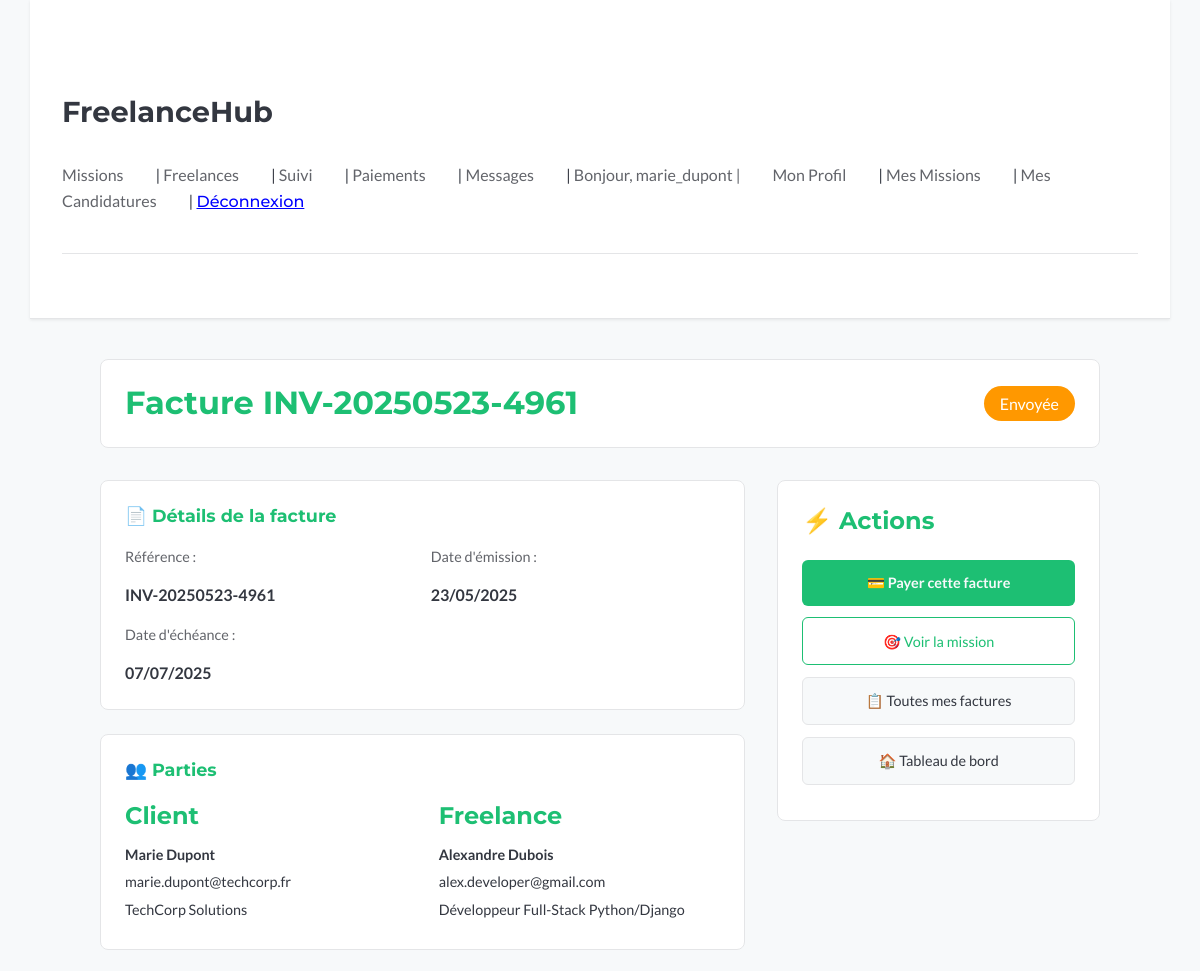
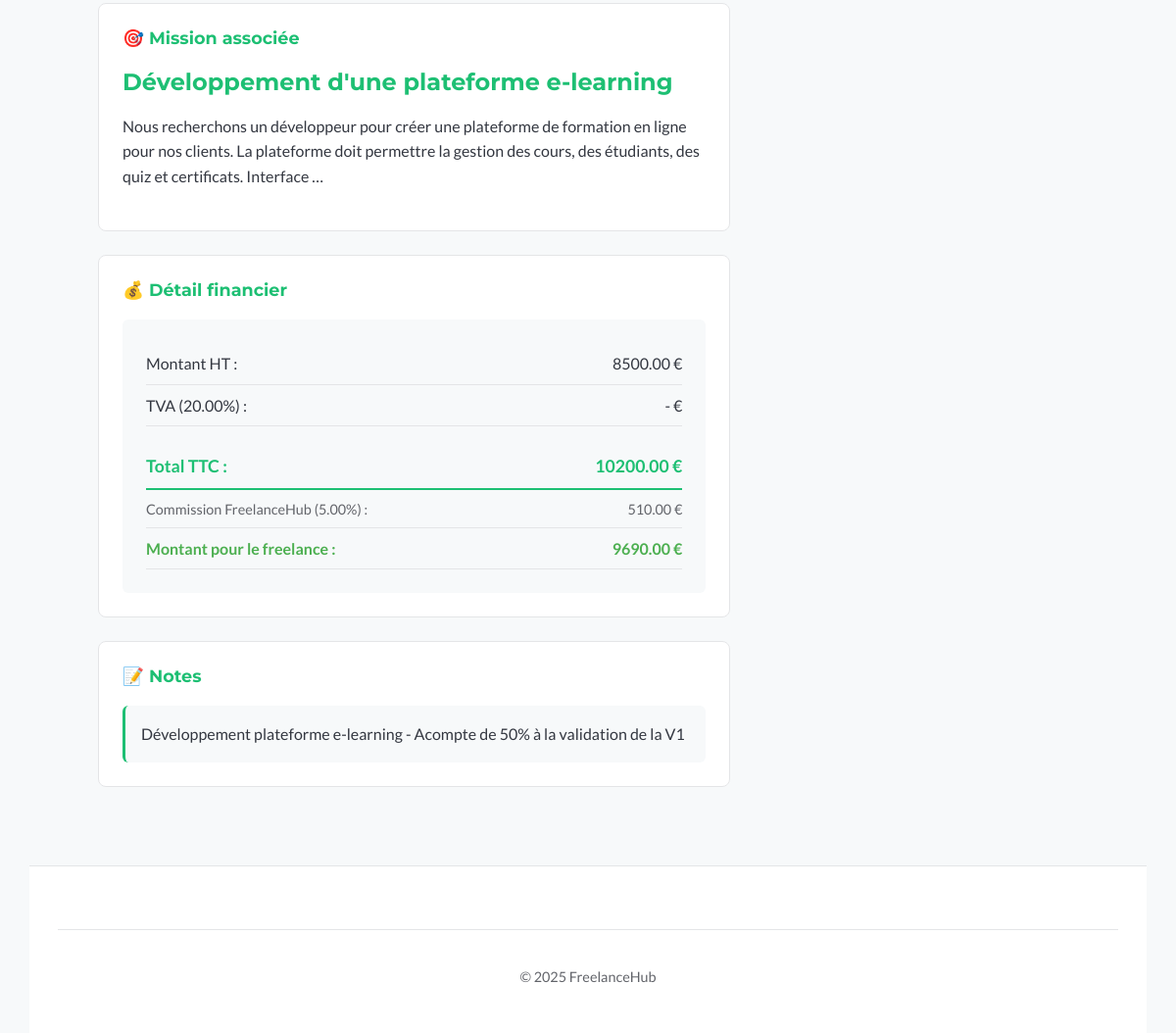
Screenshot of /payments/invoice/2/ (signed in) with the database file from the repository (2 pictures, top to bottom).
### payments/models.py (models this page shows, shortened)
class Facture(models.Model):
    mission = models.ForeignKey(
        'missions.Mission',
        on_delete=models.SET_NULL,
        null=True,
        blank=True,
        related_name='factures',
        verbose_name="Mission associée"
    )
    client = models.ForeignKey(
        settings.AUTH_USER_MODEL,
        on_delete=models.PROTECT,
        related_name='factures_recues',
        verbose_name="Client facturé"
    )
    freelance = models.ForeignKey(
        settings.AUTH_USER_MODEL,
        on_delete=models.PROTECT,
        related_name='factures_emises',
        verbose_name="Freelance émetteur"
    )
    reference_facture = models.CharField(
        max_length=100,
        unique=True,
        verbose_name="Référence unique",
        default=generate_invoice_reference
    )
    montant_ht = models.DecimalField(
        max_digits=10,
        decimal_places=2,
        verbose_name="Montant HT (€)",
        validators=[MinValueValidator(Decimal('0.01'))]
    )
    tva_taux = models.DecimalField(
        max_digits=5,
        decimal_places=2,
        default=0.00,
        verbose_name="Taux TVA (%)",
        validators=[MinValueValidator(Decimal('0.00'))]
    )
    montant_ttc = models.DecimalField(
        max_digits=10,
        decimal_places=2,
        verbose_name="Montant TTC (€)",
        default=0.00
    )
    commission_taux = models.DecimalField(
        max_digits=5,
        decimal_places=2,
        default=5.00,
        verbose_name="Taux de commission (%)",
        help_text="Commission de FreelanceHub"
    )
    commission_montant = models.DecimalField(
        max_digits=10,
        decimal_places=2,
        default=0.00,
        verbose_name="Montant de commission (€)"
    )
    montant_freelance = models.DecimalField(
        max_digits=10,
        decimal_places=2,
        default=0.00,
        verbose_name="Montant pour le freelance (€)"
    )
    date_emission = models.DateTimeField(auto_now_add=True, verbose_name="Date d'émission")
    date_echeance = models.DateField(verbose_name="Date d'échéance")
    date_paiement = models.DateTimeField(null=True, blank=True, verbose_name="Date de paiement")
    statut = models.CharField(
        max_length=20,
        choices=FactureStatus.choices,
        default=FactureStatus.DRAFT,
        verbose_name="Statut"
    )
    notes = models.TextField(blank=True, null=True, verbose_name="Notes / Détails")
    @property
    def can_be_paid(self):
        return self.statut in [FactureStatus.SENT, FactureStatus.OVERDUE]
    class Meta:
        verbose_name = "Facture"
        verbose_name_plural = "Factures"
        ordering = ['-date_emission']

### users/models.py (models this page shows, shortened)
class ClientProfile(models.Model):
    user = models.OneToOneField(User, on_delete=models.CASCADE, related_name='client_profile')
    nom_entreprise = models.CharField(max_length=255, blank=True, null=True, verbose_name="Nom de l'entreprise")
    description_entreprise = models.TextField(blank=True, null=True, verbose_name="Description de l'entreprise")
    site_web_entreprise = models.URLField(max_length=200, blank=True, null=True, verbose_name="Site Web")
    adresse_entreprise = models.TextField(blank=True, null=True, verbose_name="Adresse de l'entreprise")
    telephone_entreprise = models.CharField(max_length=20, blank=True, null=True, verbose_name="Téléphone de l'entreprise")
    class Meta:
        verbose_name = "Profil Client"
        verbose_name_plural = "Profils Client"

class FreelanceProfile(models.Model):
    user = models.OneToOneField(User, on_delete=models.CASCADE, related_name='freelance_profile')
    titre_professionnel = models.CharField(max_length=200, blank=True, null=True, verbose_name="Titre Professionnel")
    competences = models.TextField(blank=True, null=True, verbose_name="Compétences") # Pourrait être ManyToManyField plus tard
    experience = models.TextField(blank=True, null=True, verbose_name="Expérience") # Pourrait être plus structuré plus tard
    portfolio_url = models.URLField(max_length=200, blank=True, null=True, verbose_name="Lien Portfolio")
    taux_journalier = models.DecimalField(max_digits=10, decimal_places=2, blank=True, null=True, verbose_name="Taux Journalier Moyen (€)")
    disponibilite = models.CharField(max_length=100, blank=True, null=True, verbose_name="Disponibilité") # Ex: "Immédiate", "Sous 2 semaines"
    adresse = models.TextField(blank=True, null=True, verbose_name="Adresse")
    telephone = models.CharField(max_length=20, blank=True, null=True, verbose_name="Téléphone")
    class Meta:
        verbose_name = "Profil Freelance"
        verbose_name_plural = "Profils Freelance"

### missions/models.py (models this page shows, shortened)
class Mission(models.Model):
    client = models.ForeignKey(
        settings.AUTH_USER_MODEL,
        on_delete=models.CASCADE,  # Si le client est supprimé, ses missions aussi
        related_name="missions_publiees",
        verbose_name="Client",
    )
    titre = models.CharField(max_length=255, verbose_name="Titre de la mission")
    description = models.TextField(verbose_name="Description détaillée")
    competences_requises = models.TextField(
        blank=True, null=True, verbose_name="Compétences requises"
    )  # Ou ManyToMany vers un modèle Skill
    budget_propose = models.DecimalField(
        max_digits=10,
        decimal_places=2,
        blank=True,
        null=True,
        verbose_name="Budget proposé (€)",
    )
    duree_estimee = models.CharField(
        max_length=100, blank=True, null=True, verbose_name="Durée estimée"
    )  # Ex: "2 semaines", "1 mois"
    date_publication = models.DateTimeField(
        auto_now_add=True, verbose_name="Date de publication"
    )  # Se met automatiquement à la création
    date_limite_candidature = models.DateField(
        blank=True, null=True, verbose_name="Date limite pour postuler"
    )
    date_debut_souhaitee = models.DateField(
        blank=True, null=True, verbose_name="Date de début souhaitée"
    )
    date_fin_souhaitee = models.DateField(
        blank=True, null=True, verbose_name="Date de fin souhaitée"
    )
    statut = models.CharField(
        max_length=20,
        choices=MissionStatus.choices,
        default=MissionStatus.OPEN,
        verbose_name="Statut",
    )
    freelance_assigne = models.ForeignKey(
        settings.AUTH_USER_MODEL,
        on_delete=models.SET_NULL,  # Si le freelance est supprimé, la mission n'est plus assignée mais existe toujours
        related_name="missions_assignees",
        blank=True,  # Non obligatoire (au début, pas de freelance assigné)
        null=True,  # Peut être vide en BDD
        verbose_name="Freelance Assigné",
    )
    class Meta:
        verbose_name = "Mission"
        verbose_name_plural = "Missions"
        ordering = [
            "-date_publication"
        ]  # Ordonner par défaut les missions de la plus récente à la plus ancienne

### payments/views.py (the view)
# urls.py: path('invoice/<int:pk>/', views.invoice_detail, name='invoice_detail'),
@login_required
def invoice_detail(request, pk):
    facture = get_object_or_404(Facture, pk=pk)
    if not (facture.client == request.user or facture.freelance == request.user):
        return HttpResponseForbidden("Vous n'êtes pas autorisé à voir cette facture.")
    paiements = facture.paiements.all().order_by("-date_paiement")
    escrow_account = getattr(facture, "escrow_account", None)
    context = {
        "facture": facture,
        "paiements": paiements,
        "escrow_account": escrow_account,
        "can_pay": facture.can_be_paid and facture.client == request.user,
        "can_release_escrow": escrow_account
        and not escrow_account.est_libere
        and facture.client == request.user,
    }
    return render(request, "payments/invoice_detail.html", context)

### payments/templates/payments/invoice_detail.html (shortened to what this page needs)
{% extends "base.html" %}
{% block content %}
  <div class="invoice-detail-container">
    <div class="invoice-header">
      <h2>Facture {{ facture.reference_facture }}</h2>
      <div class="invoice-status-badge">
        <span class="status-{{ facture.statut|lower }}">{{ facture.get_statut_display }}</span>
      </div>
    </div>
    <div class="invoice-content">
      <div class="invoice-main">
        <section class="invoice-section">
          <h3>📄 Détails de la facture</h3>
          <div class="invoice-grid">
            <div class="invoice-field">
              <label>Référence :</label>
              <span>{{ facture.reference_facture }}</span>
            </div>
            <div class="invoice-field">
              <label>Date d'émission :</label>
              <span>{{ facture.date_emission|date:"d/m/Y" }}</span>
            </div>
            <div class="invoice-field">
              <label>Date d'échéance :</label>
              <span>{{ facture.date_echeance|date:"d/m/Y" }}</span>
            </div>
          </div>
        </section>
        <section class="invoice-section">
          <h3>👥 Parties</h3>
          <div class="parties-grid">
            <div class="party">
              <h4>Client</h4>
              <p><strong>{{ facture.client.get_full_name|default:facture.client.username }}</strong></p>
              <p>{{ facture.client.email }}</p>
              {% if facture.client.client_profile %}
                {% if facture.client.client_profile.nom_entreprise %}
                  <p>{{ facture.client.client_profile.nom_entreprise }}</p>
                {% endif %}
              {% endif %}
            </div>
            <div class="party">
              <h4>Freelance</h4>
              <p><strong>{{ facture.freelance.get_full_name|default:facture.freelance.username }}</strong></p>
              <p>{{ facture.freelance.email }}</p>
              {% if facture.freelance.freelance_profile %}
                {% if facture.freelance.freelance_profile.titre_professionnel %}
                  <p>{{ facture.freelance.freelance_profile.titre_professionnel }}</p>
                {% endif %}
              {% endif %}
            </div>
          </div>
        </section>
        {% if facture.mission %}
          <section class="invoice-section">
            <h3>🎯 Mission associée</h3>
            <div class="mission-info">
              <h4>
                <a href="{% url 'missions:detail' facture.mission.pk %}">
                  {{ facture.mission.titre }}
                </a>
              </h4>
              <p>{{ facture.mission.description|truncatewords:30 }}</p>
            </div>
          </section>
        {% endif %}
        <section class="invoice-section">
          <h3>💰 Détail financier</h3>
          <div class="financial-breakdown">
            <div class="amount-line">
              <span>Montant HT :</span>
              <span>{{ facture.montant_ht }} €</span>
            </div>
            {% if facture.tva_taux > 0 %}
              <div class="amount-line">
                <span>TVA ({{ facture.tva_taux }}%) :</span>
                <span>{{ facture.montant_ttc|floatformat:2|add:facture.montant_ht|add:"-" }} €</span>
              </div>
            {% endif %}
            <div class="amount-line total">
              <span>Total TTC :</span>
              <span>{{ facture.montant_ttc }} €</span>
            </div>
            <div class="amount-line commission">
              <span>Commission FreelanceHub ({{ facture.commission_taux }}%) :</span>
              <span>{{ facture.commission_montant }} €</span>
            </div>
            <div class="amount-line freelance">
              <span>Montant pour le freelance :</span>
              <span>{{ facture.montant_freelance }} €</span>
            </div>
          </div>
        </section>
        {% if facture.notes %}
          <section class="invoice-section">
            <h3>📝 Notes</h3>
            <div class="notes-content">
              {{ facture.notes|linebreaksbr }}
            </div>
          </section>
        {% endif %}
      </div>
      <div class="invoice-actions">
        <div class="actions-card">
          <h4>⚡ Actions</h4>
          {% if can_pay %}
            <a href="{% url 'payments:payment_page' facture.pk %}" class="action-button primary">
              💳 Payer cette facture
            </a>
          {% endif %}
          {% if facture.mission %}
            <a href="{% url 'missions:detail' facture.mission.pk %}" class="action-button">
              🎯 Voir la mission
            </a>
          {% endif %}
          <a href="{% url 'payments:invoice_list' %}" class="action-button secondary">
            📋 Toutes mes factures
          </a>
          <a href="{% url 'payments:dashboard' %}" class="action-button secondary">
            🏠 Tableau de bord
          </a>
        </div>
      </div>
    </div>
  </div>
{% endblock %}

### templates/base.html (shortened to what this page needs)
{% load static %}
<!doctype html>
<html lang="fr">
<head>
    <link rel="stylesheet" href="{% static 'css/style.css' %}">
</head>
<body>
    <header>
        <h1><a href="{% url 'home' %}">FreelanceHub</a></h1>
        <nav>
            <a href="{% url 'missions:list' %}">Missions</a> |
            <a href="{% url 'users:freelance_search' %}">Freelances</a> |
            {% if user.is_authenticated %}
                <a href="{% url 'missions:tracking_dashboard' %}">Suivi</a> |
                <a href="{% url 'payments:dashboard' %}">Paiements</a> |
                <a href="{% url 'messaging:list' %}">Messages</a> |
                <span>Bonjour, {{ user.username }} | </span>
                <a href="{% url 'users:profile' %}">Mon Profil</a> |
                <a href="{% url 'missions:my_missions' %}">Mes Missions</a> |
                <a href="{% url 'missions:my_applications' %}">Mes Candidatures</a> |
                <form action="{% url 'users:logout' %}" method="post" style="display: inline;">
                    <button type="submit" style="background:none; border:none; padding:0; color: blue; text-decoration:underline; cursor:pointer;">Déconnexion</button>
                </form>
            {% else %}
                <a href="{% url 'users:login' %}">Connexion</a> |
                <a href="{% url 'users:register' %}">Inscription</a>
            {% endif %}
        </nav>
        <hr>
    </header>
    <main>
        {% block content %}{% endblock %}
    </main>
    <footer>
        <hr>
        <p>© 2025 FreelanceHub</p>
    </footer>
</body>
</html>

### rows the page displays
Facture: reference_facture "INV-20250523-4961", statut "Envoyée", date_emission "23/05/2025", date_echeance "07/07/2025", client.get_full_name "Marie Dupont", client.email "marie.dupont@techcorp.fr", client.client_profile.nom_entreprise "TechCorp Solutions", freelance.get_full_name "Alexandre Dubois", freelance.email "alex.developer@gmail.com", freelance.freelance_profile.titre_professionnel "Développeur Full-Stack Python/Django", mission.titre "Développement d'une plateforme e-learning", mission.description "Nous recherchons un développeur pour créer une plateforme de formation en ligne pour nos clients. La plateforme doit permettre la gestion des cours, des étudiants, des quiz et certificats. Interface …", montant_ht "8500.00", tva_taux "20.00", montant_ttc|add "-", montant_ttc "10200.00", commission_taux "5.00", commission_montant "510.00", montant_freelance "9690.00", notes "Développement plateforme e-learning - Acompte de 50% à la validation de la V1"

### other values shown
{{ user.username }} "marie_dupont"
